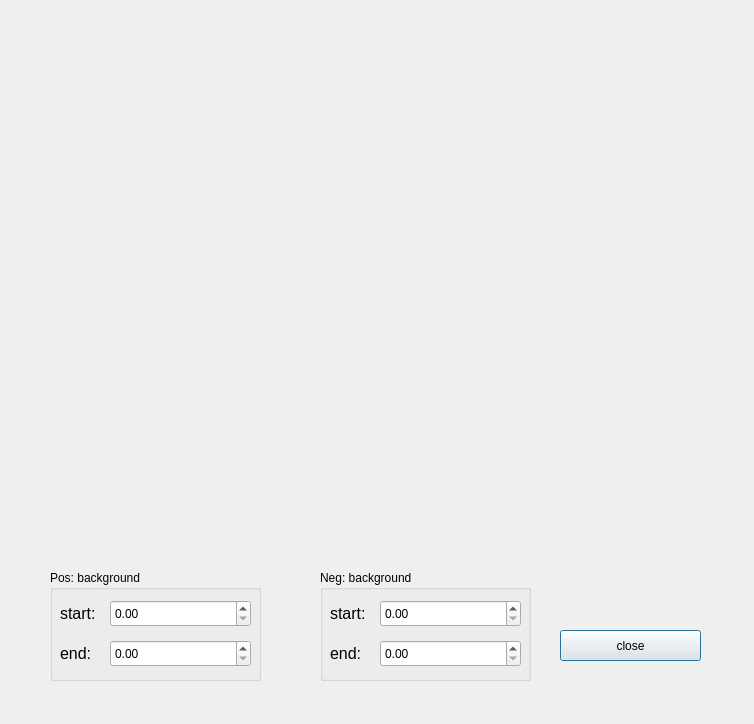
<?xml version="1.0" encoding="UTF-8"?>
<ui version="4.0">
 <class>Dialog</class>
 <widget class="QDialog" name="Dialog">
  <property name="geometry">
   <rect>
    <x>0</x>
    <y>0</y>
    <width>754</width>
    <height>724</height>
   </rect>
  </property>
  <property name="windowTitle">
   <string>Dialog</string>
  </property>
  <widget class="QWidget" name="widget" native="true">
   <property name="geometry">
    <rect>
     <x>40</x>
     <y>30</y>
     <width>671</width>
     <height>501</height>
    </rect>
   </property>
  </widget>
  <widget class="QPushButton" name="pushButton">
   <property name="geometry">
    <rect>
     <x>560</x>
     <y>630</y>
     <width>141</width>
     <height>31</height>
    </rect>
   </property>
   <property name="text">
    <string>close</string>
   </property>
  </widget>
  <widget class="QGroupBox" name="groupBox">
   <property name="geometry">
    <rect>
     <x>50</x>
     <y>570</y>
     <width>211</width>
     <height>111</height>
    </rect>
   </property>
   <property name="title">
    <string>Pos: background</string>
   </property>
   <property name="flat">
    <bool>false</bool>
   </property>
   <widget class="QDoubleSpinBox" name="dsb_pos_bk_start">
    <property name="geometry">
     <rect>
      <x>60</x>
      <y>30</y>
      <width>141</width>
      <height>27</height>
     </rect>
    </property>
   </widget>
   <widget class="QDoubleSpinBox" name="dsb_pos_bk_end">
    <property name="geometry">
     <rect>
      <x>60</x>
      <y>70</y>
      <width>141</width>
      <height>27</height>
     </rect>
    </property>
   </widget>
   <widget class="QLabel" name="label">
    <property name="geometry">
     <rect>
      <x>10</x>
      <y>35</y>
      <width>41</width>
      <height>17</height>
     </rect>
    </property>
    <property name="font">
     <font>
      <pointsize>12</pointsize>
     </font>
    </property>
    <property name="text">
     <string>start:</string>
    </property>
   </widget>
   <widget class="QLabel" name="label_2">
    <property name="geometry">
     <rect>
      <x>10</x>
      <y>75</y>
      <width>41</width>
      <height>17</height>
     </rect>
    </property>
    <property name="font">
     <font>
      <pointsize>12</pointsize>
     </font>
    </property>
    <property name="text">
     <string>end:</string>
    </property>
   </widget>
  </widget>
  <widget class="QGroupBox" name="groupBox_2">
   <property name="geometry">
    <rect>
     <x>320</x>
     <y>570</y>
     <width>211</width>
     <height>111</height>
    </rect>
   </property>
   <property name="title">
    <string>Neg: background</string>
   </property>
   <property name="flat">
    <bool>false</bool>
   </property>
   <widget class="QDoubleSpinBox" name="dsb_neg_bk_start">
    <property name="geometry">
     <rect>
      <x>60</x>
      <y>30</y>
      <width>141</width>
      <height>27</height>
     </rect>
    </property>
   </widget>
   <widget class="QDoubleSpinBox" name="dsb_neg_bk_end">
    <property name="geometry">
     <rect>
      <x>60</x>
      <y>70</y>
      <width>141</width>
      <height>27</height>
     </rect>
    </property>
   </widget>
   <widget class="QLabel" name="label_3">
    <property name="geometry">
     <rect>
      <x>10</x>
      <y>35</y>
      <width>41</width>
      <height>17</height>
     </rect>
    </property>
    <property name="font">
     <font>
      <pointsize>12</pointsize>
     </font>
    </property>
    <property name="text">
     <string>start:</string>
    </property>
   </widget>
   <widget class="QLabel" name="label_4">
    <property name="geometry">
     <rect>
      <x>10</x>
      <y>75</y>
      <width>41</width>
      <height>17</height>
     </rect>
    </property>
    <property name="font">
     <font>
      <pointsize>12</pointsize>
     </font>
    </property>
    <property name="text">
     <string>end:</string>
    </property>
   </widget>
  </widget>
 </widget>
 <resources/>
 <connections/>
</ui>
